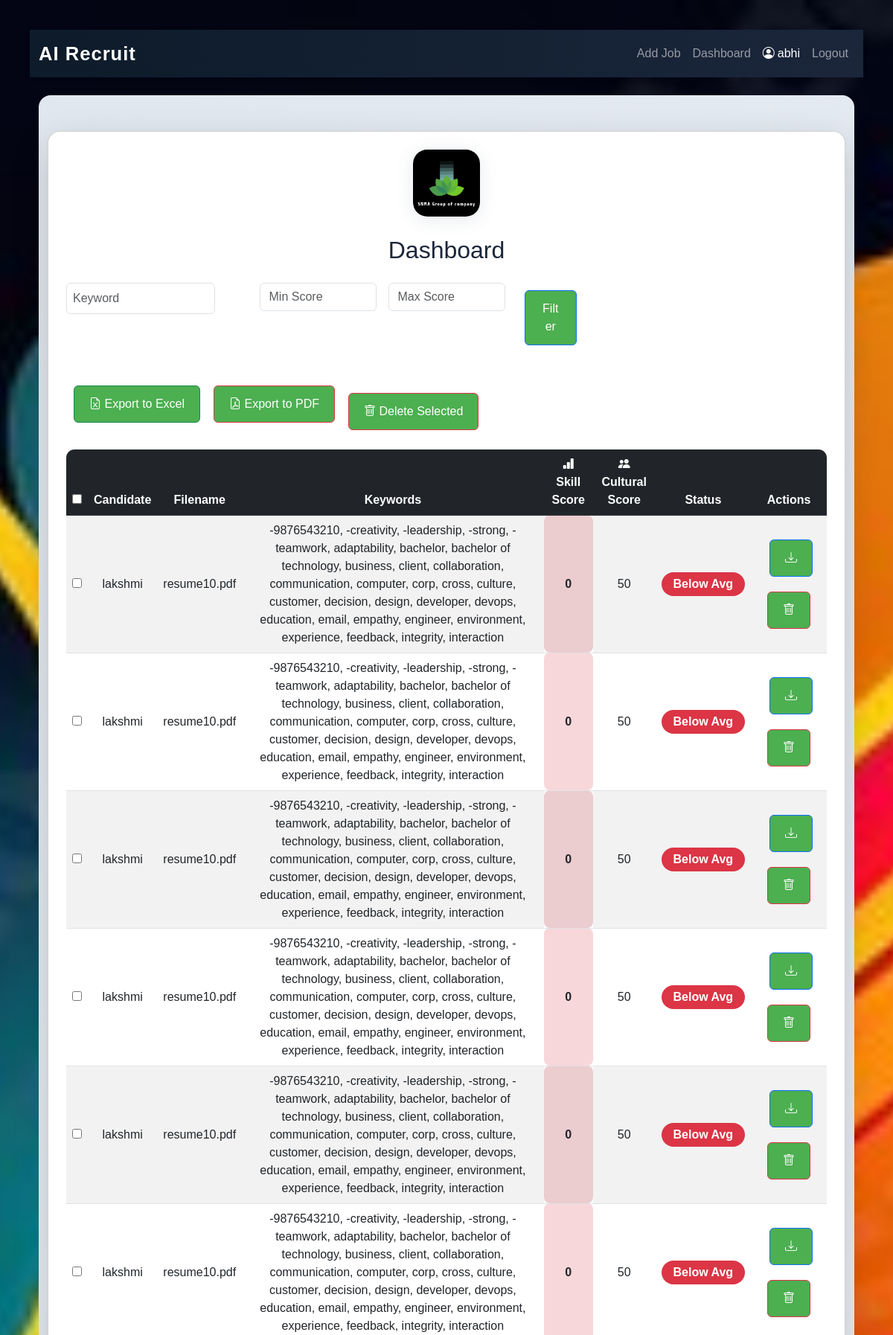
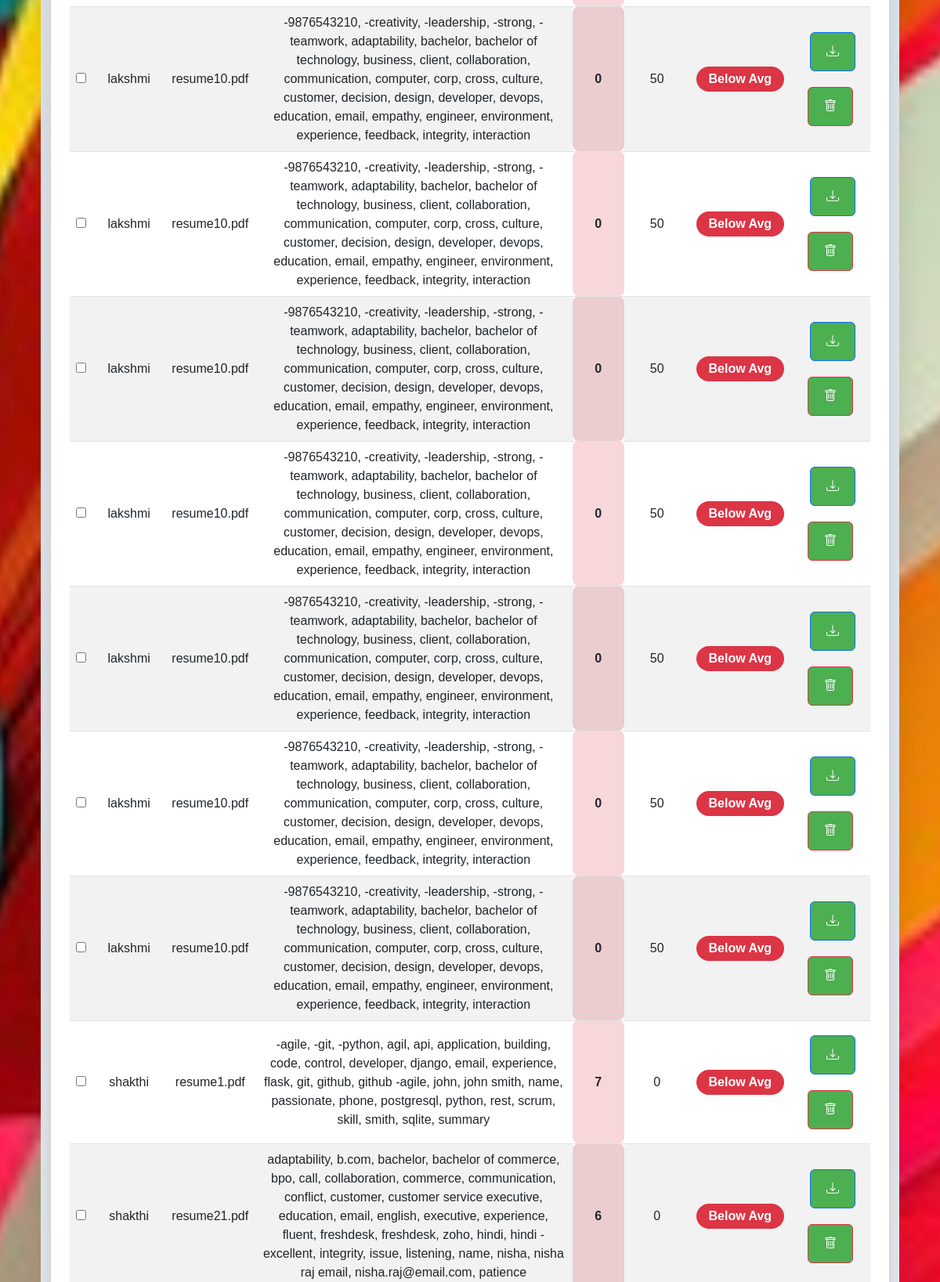
The app's page /dashboard (signed in, upper part) with its own data (2 pictures, top to bottom).
### tables this page shows
CREATE TABLE resumes (
            id INTEGER PRIMARY KEY, user_id INTEGER, filename TEXT, keywords TEXT, score INTEGER, cultural_score INTEGER);

### app.py (the view)
@app.route('/dashboard')
def dashboard():
    if 'user_id' not in session:
        return redirect(url_for('login'))
    role = session['role']
    if role == 'candidate':
        with sqlite3.connect("database.db") as conn:
            cur = conn.cursor()
            cur.execute("SELECT id, title, description FROM jobs ORDER BY id DESC")
            jobs = cur.fetchall()
            return render_template('jobs.html', jobs=jobs, body_class='jobs-list-bg')
    elif role in ['recruiter', 'admin']:
        name = request.args.get('name', '').lower()
        keyword = request.args.get('keyword', '').lower()
        min_score = request.args.get('min_score', '')
        max_score = request.args.get('max_score', '')
        query = """SELECT resumes.id, users.name, resumes.filename, resumes.keywords,
                          MAX(0, resumes.score - resumes.cultural_score) AS skill_score,
                          resumes.cultural_score
                   FROM resumes JOIN users ON resumes.user_id = users.id WHERE 1=1"""
        params = []
        if name:
            query += " AND lower(users.name) LIKE ?"
            params.append(f"%{name}%")
        if keyword:
            query += " AND lower(resumes.keywords) LIKE ?"
            params.append(f"%{keyword}%")
        if min_score.isdigit():
            query += " AND resumes.score >= ?"
            params.append(int(min_score))
        if max_score.isdigit():
            query += " AND resumes.score <= ?"
            params.append(int(max_score))
        query += " ORDER BY resumes.score DESC"
        with sqlite3.connect("database.db") as conn:
            cur = conn.cursor()
            cur.execute(query, params)
            resumes = cur.fetchall()
        return render_template('dashboard.html', resumes=resumes, body_class='dashboard-bg')
    return "Unauthorized Access"

### templates/dashboard.html (shortened to what this page needs)
{% extends "base.html" %}
{% block content %}
<div class="container py-5" style="background: linear-gradient(135deg, #e0e7ef 0%, #f8fafc 100%); border-radius: 1rem;">
    <div class="row justify-content-center">
        <div class="col-lg-12">
            <div class="card shadow-lg p-4 mb-4" style="border-radius: 1rem;">
                <div class="text-center mb-3">
                    <img src="{{ url_for('static', filename='logo.png') }}" alt="Logo"
                         style="height: 90px; margin-bottom: 10px; border-radius: 1.2rem; box-shadow: 0 4px 24px rgba(65,90,119,0.13); object-fit: contain;">
                </div>
                <h2 class="mb-4 text-center" style="color: #1b263b;">Dashboard</h2>
                {% if session.get('role') in ['admin', 'recruiter'] %}
                <form class="row g-3 mb-4" method="get">
                    <div class="col-md-3">
                        <input type="text" name="keyword" class="form-control" placeholder="Keyword" value="{{ request.args.get('keyword', '') }}">
                    </div>
                    <div class="col-md-2">
                        <input type="number" name="min_score" class="form-control" placeholder="Min Score" value="{{ request.args.get('min_score', '') }}">
                    </div>
                    <div class="col-md-2">
                        <input type="number" name="max_score" class="form-control" placeholder="Max Score" value="{{ request.args.get('max_score', '') }}">
                    </div>
                    <div class="col-md-1">
                        <button type="submit" class="btn btn-primary w-100">Filter</button>
                    </div>
                </form>
                <div class="mb-3 d-flex align-items-center">
                    <a href="{{ url_for('export_excel', **request.args) }}" class="btn btn-success btn-sm me-2"><i class="bi bi-file-earmark-excel"></i> Export to Excel</a>
                    <a href="{{ url_for('export_pdf', **request.args) }}" class="btn btn-danger btn-sm me-2"><i class="bi bi-file-earmark-pdf"></i> Export to PDF</a>
                    <form id="bulk-delete-form" method="post" action="{{ url_for('delete_selected') }}" class="d-inline">
                        <button type="button" class="btn btn-outline-danger btn-sm" id="bulk-delete-btn"><i class="bi bi-trash"></i> Delete Selected</button>
                    </form>
                </div>
                <div class="table-responsive">
                    <table class="table table-striped table-hover align-middle shadow-sm" style="border-radius: 0.7rem; overflow: hidden;">
                        <thead class="table-dark">
                            <tr>
                                <th><input type="checkbox" id="select-all"></th>
                                <th>Candidate</th>
                                <th>Filename</th>
                                <th>Keywords</th>
                                <th><i class="bi bi-bar-chart-fill"></i> Skill Score</th>
                                <th><i class="bi bi-people-fill"></i> Cultural Score</th>
                                <th>Status</th>
                                <th>Actions</th>
                            </tr>
                        </thead>
                        <tbody>
                            {% for row in resumes %}
                            {% set skill_score = row[4] if row[4] is not none else 0 %}
                            <tr>
                                <td><input type="checkbox" class="row-checkbox" value="{{ row[0] }}"></td>
                                <td>{{ row[1] }}</td>
                                <td>{{ row[2] }}</td>
                                <td>{{ row[3] }}</td>
                                <td class="{% if skill_score >= 80 %}bg-success-subtle{% elif skill_score >= 50 %}bg-warning-subtle{% else %}bg-danger-subtle{% endif %}" style="font-weight: bold; border-radius: 0.5rem;">{{ row[4] }}</td>
                                <td>{{ row[5] }}</td>
                                <td>
                                    {% if skill_score >= 80 %}
                                        <span class="badge rounded-pill bg-success px-3 py-2" style="font-size: 1em;">Excellent</span>
                                    {% elif skill_score >= 50 %}
                                        <span class="badge rounded-pill bg-warning text-dark px-3 py-2" style="font-size: 1em;">Average</span>
                                    {% else %}
                                        <span class="badge rounded-pill bg-danger px-3 py-2" style="font-size: 1em;">Below Avg</span>
                                    {% endif %}
                                </td>
                                <td>
                                    <a href="{{ url_for('download', filename=row[2]) }}" class="btn btn-outline-primary btn-sm me-1" title="Download"><i class="bi bi-download"></i></a>
                                    <form method="post" action="{{ url_for('delete_resume', resume_id=row[0]) }}" class="delete-form" style="display:inline;">
                                        <button type="button" class="btn btn-outline-danger btn-sm delete-btn" title="Delete" data-filename="{{ row[2] }}"><i class="bi bi-trash"></i></button>
                                    </form>
                                </td>
                            </tr>
                            {% endfor %}
                        </tbody>
                    </table>
                </div>
                {% endif %}
            </div>
        </div>
    </div>
</div>
{% endblock %}

### templates/base.html (shortened to what this page needs)
<!DOCTYPE html>
<html lang="en">
<head>
    <link href="https://cdn.jsdelivr.net/npm/bootstrap@5.3.0/dist/css/bootstrap.min.css" rel="stylesheet">
    <link href="https://cdn.jsdelivr.net/npm/bootstrap-icons@1.10.5/font/bootstrap-icons.css" rel="stylesheet">
    <link rel="stylesheet" href="{{ url_for('static', filename='style.css') }}">
</head>
<body class="{{ body_class|default('') }}"></body>
<nav class="navbar navbar-expand-lg navbar-dark" style="background: linear-gradient(90deg, #0d1b2a 0%, #1b263b 100%); box-shadow: 0 2px 8px rgba(0,0,0,0.08);">
    <div class="container">
        <a class="navbar-brand fw-bold" href="{{ url_for('index') }}" style="font-size: 1.6rem; letter-spacing: 1px; color: #fff;">AI Recruit</a>
        <div class="collapse navbar-collapse" id="navbarNav">
            <ul class="navbar-nav ms-auto">
                {% if session.get('user_id') and session.get('name') %}
                    {% if session.get('role') == 'admin' %}
                        <li class="nav-item">
                            <a class="nav-link" href="{{ url_for('add_job') }}">Add Job</a>
                        </li>
                    {% endif %}
                    <li class="nav-item">
                        <a class="nav-link" href="{{ url_for('dashboard') }}">Dashboard</a>
                    </li>
                    <li class="nav-item d-flex align-items-center">
                        <span class="nav-link disabled" style="color: #fff;">
                            <i class="bi bi-person-circle me-1"></i>{{ session.get('name') }}
                        </span>
                    </li>
                    <li class="nav-item">
                        <a class="nav-link" href="{{ url_for('logout') }}">Logout</a>
                    </li>
                {% endif %}
            </ul>
        </div>
    </div>
</nav>
<div class="container mt-4">
    {% block content %}{% endblock %}
</div>
</body>
</html>

### static/style.css (style rules this page uses)
body { font-family: Arial, sans-serif; text-align: center; background-color: #f8f9fa; padding: 40px; }
h1, h2 { color: #333; }
.btn { display: inline-block; background-color: #4CAF50; color: white; padding: 12px 20px; margin: 10px; text-decoration: none; border-radius: 6px; font-size: 16px; }
form { display: inline-block; text-align: left; margin-top: 20px; }
input[type="text"], input[type="password"], select { padding: 8px; width: 200px; }
.dashboard-bg { min-height: 100vh; background: url('../static/dashboard-bg.jpg') no-repeat center center fixed; background-size: cover; }

### records on screen
resumes: row "lakshmi", filename "resume10.pdf", keywords "-9876543210, -creativity, -leadership, -strong, -teamwork, adaptability, bachelor, bachelor of technology, business, client, collaboration, communication, computer, corp, cross, culture, customer, decision, design, developer, devops, education, email, empathy, engineer, environment, experience, feedback, integrity, interaction", row "0", cultural_score "50"
resumes: row "lakshmi", filename "resume10.pdf", keywords "-9876543210, -creativity, -leadership, -strong, -teamwork, adaptability, bachelor, bachelor of technology, business, client, collaboration, communication, computer, corp, cross, culture, customer, decision, design, developer, devops, education, email, empathy, engineer, environment, experience, feedback, integrity, interaction", row "0", cultural_score "50"
resumes: row "lakshmi", filename "resume10.pdf", keywords "-9876543210, -creativity, -leadership, -strong, -teamwork, adaptability, bachelor, bachelor of technology, business, client, collaboration, communication, computer, corp, cross, culture, customer, decision, design, developer, devops, education, email, empathy, engineer, environment, experience, feedback, integrity, interaction", row "0", cultural_score "50"
resumes: row "lakshmi", filename "resume10.pdf", keywords "-9876543210, -creativity, -leadership, -strong, -teamwork, adaptability, bachelor, bachelor of technology, business, client, collaboration, communication, computer, corp, cross, culture, customer, decision, design, developer, devops, education, email, empathy, engineer, environment, experience, feedback, integrity, interaction", row "0", cultural_score "50"
resumes: row "lakshmi", filename "resume10.pdf", keywords "-9876543210, -creativity, -leadership, -strong, -teamwork, adaptability, bachelor, bachelor of technology, business, client, collaboration, communication, computer, corp, cross, culture, customer, decision, design, developer, devops, education, email, empathy, engineer, environment, experience, feedback, integrity, interaction", row "0", cultural_score "50"
resumes: row "lakshmi", filename "resume10.pdf", keywords "-9876543210, -creativity, -leadership, -strong, -teamwork, adaptability, bachelor, bachelor of technology, business, client, collaboration, communication, computer, corp, cross, culture, customer, decision, design, developer, devops, education, email, empathy, engineer, environment, experience, feedback, integrity, interaction", row "0", cultural_score "50"
resumes: row "lakshmi", filename "resume10.pdf", keywords "-9876543210, -creativity, -leadership, -strong, -teamwork, adaptability, bachelor, bachelor of technology, business, client, collaboration, communication, computer, corp, cross, culture, customer, decision, design, developer, devops, education, email, empathy, engineer, environment, experience, feedback, integrity, interaction", row "0", cultural_score "50"
resumes: row "lakshmi", filename "resume10.pdf", keywords "-9876543210, -creativity, -leadership, -strong, -teamwork, adaptability, bachelor, bachelor of technology, business, client, collaboration, communication, computer, corp, cross, culture, customer, decision, design, developer, devops, education, email, empathy, engineer, environment, experience, feedback, integrity, interaction", row "0", cultural_score "50"
resumes: row "lakshmi", filename "resume10.pdf", keywords "-9876543210, -creativity, -leadership, -strong, -teamwork, adaptability, bachelor, bachelor of technology, business, client, collaboration, communication, computer, corp, cross, culture, customer, decision, design, developer, devops, education, email, empathy, engineer, environment, experience, feedback, integrity, interaction", row "0", cultural_score "50"
resumes: row "lakshmi", filename "resume10.pdf", keywords "-9876543210, -creativity, -leadership, -strong, -teamwork, adaptability, bachelor, bachelor of technology, business, client, collaboration, communication, computer, corp, cross, culture, customer, decision, design, developer, devops, education, email, empathy, engineer, environment, experience, feedback, integrity, interaction", row "0", cultural_score "50"
resumes: row "lakshmi", filename "resume10.pdf", keywords "-9876543210, -creativity, -leadership, -strong, -teamwork, adaptability, bachelor, bachelor of technology, business, client, collaboration, communication, computer, corp, cross, culture, customer, decision, design, developer, devops, education, email, empathy, engineer, environment, experience, feedback, integrity, interaction", row "0", cultural_score "50"
resumes: row "lakshmi", filename "resume10.pdf", keywords "-9876543210, -creativity, -leadership, -strong, -teamwork, adaptability, bachelor, bachelor of technology, business, client, collaboration, communication, computer, corp, cross, culture, customer, decision, design, developer, devops, education, email, empathy, engineer, environment, experience, feedback, integrity, interaction", row "0", cultural_score "50"
resumes: row "lakshmi", filename "resume10.pdf", keywords "-9876543210, -creativity, -leadership, -strong, -teamwork, adaptability, bachelor, bachelor of technology, business, client, collaboration, communication, computer, corp, cross, culture, customer, decision, design, developer, devops, education, email, empathy, engineer, environment, experience, feedback, integrity, interaction", row "0", cultural_score "50"
resumes: row "shakthi", filename "resume1.pdf", keywords "-agile, -git, -python, agil, api, application, building, code, control, developer, django, email, experience, flask, git, github, github -agile, john, john smith, name, passionate, phone, postgresql, python, rest, scrum, skill, smith, sqlite, summary", score "7", cultural_score "0"
resumes: row "shakthi", filename "resume21.pdf", keywords "adaptability, b.com, bachelor, bachelor of commerce, bpo, call, collaboration, commerce, communication, conflict, customer, customer service executive, education, email, english, executive, experience, fluent, freshdesk, freshdesk, zoho, hindi, hindi - excellent, integrity, issue, listening, name, nisha, nisha raj email, nisha.raj@email.com, patience", score "6", cultural_score "0"

### other values on screen
{{ session.get('name') }} "abhi"
